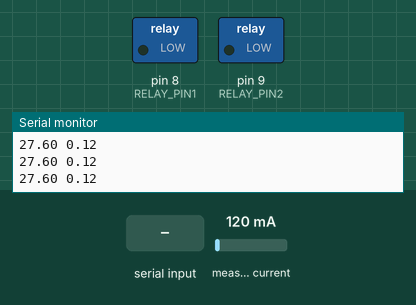
This sketch was run on a simulated Arduino Uno, built with avr-gcc and run on an emulated ATmega328P. On the bench: switched loads named in the sketch (green lamp = pin HIGH), the last lines printed to the serial monitor. Inputs (shaded band) come from the test bench; at power-on: measured current 120 mA.

Above: at 1.2 s.
1.3 s: "1" received over Serial
At 2.1 s:
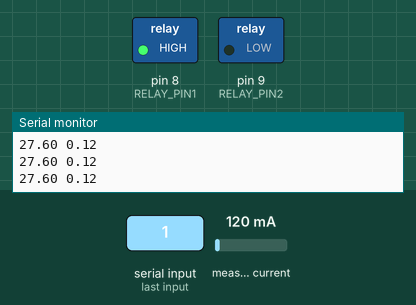
2.9 s: "2" received over Serial
At 3.8 s:
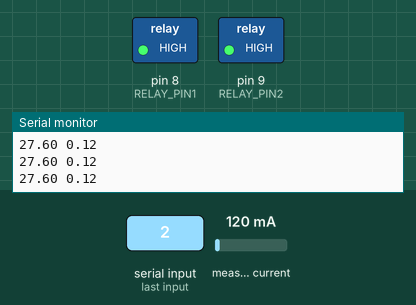
4.5 s: "1" received over Serial
At 5.4 s:
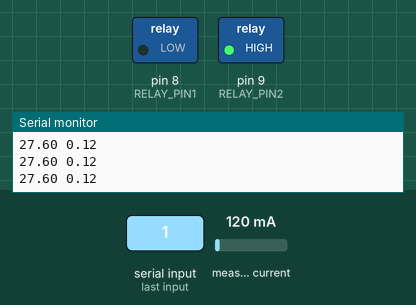
Timing chart, 0 to 7.5 s (numbered marks = the images above; inputs shaded):
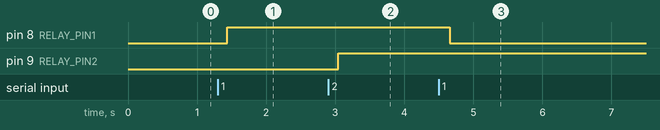

The sketch:

combined_code.ino
```cpp
#define RELAY_PIN1 8
#define RELAY_PIN2 9
#include "EmonLib.h"                   // Include Emon Library
EnergyMonitor emon1;                   // Create an instance

void setup()
{
  emon1.current(1, 111.1);             // Current: input pin, calibration.
  pinMode(RELAY_PIN1, OUTPUT);
  pinMode(RELAY_PIN2, OUTPUT);
  Serial.begin(9600); // open serial
  Serial.println("Press the 1 to toggle relay 1 on/off, 2 to toggle relay 2 on/off");
}

void loop()
{
  double Irms = emon1.calcIrms(1480);  // Calculate Irms only

  Serial.print(Irms*230.0);	       // Apparent power
  Serial.print(" ");
  Serial.println(Irms);		       // Irms
  static int relayVal1 = 0;
  static int relayVal2 = 0;
  int cmd;

  while (Serial.available() > 0)
  {
    cmd = Serial.read();

    switch (cmd)
    {
    case '1':
      {
        relayVal1 ^= 1; // xor current value with 1 (causes value to toggle)
        if (relayVal1)
          Serial.println("Relay on");
        else
          Serial.println("Relay off");
        break;
      }

     case '2':
      {
        relayVal2 ^= 1; // xor current value with 1 (causes value to toggle)
        if (relayVal2)
          Serial.println("Relay on");
        else
          Serial.println("Relay off");
        break;
      }
    default:
      {
       Serial.println("Press the 1 to toggle relay 1 on/off, 2 to toggle relay 2 on/off");
      }
    }

    if (relayVal1)
      digitalWrite(RELAY_PIN1, HIGH);
    else
      digitalWrite(RELAY_PIN1, LOW);
        if (relayVal2)
      digitalWrite(RELAY_PIN2, HIGH);
    else
      digitalWrite(RELAY_PIN2, LOW);
   }

}
```

Measured:
- after the input at 1.3 s, pin 8 (RELAY_PIN1): LOW → HIGH after 0.13 s
- after the input at 2.9 s, pin 9 (RELAY_PIN2): LOW → HIGH after 0.15 s
- after the input at 4.5 s, pin 8 (RELAY_PIN1): HIGH → LOW after 0.16 s
